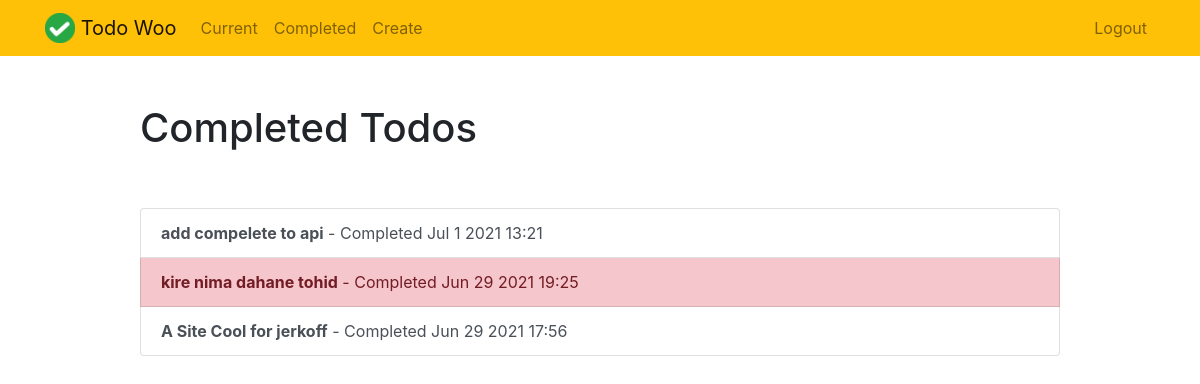
The app's page /completed/ (signed in) with its own data.
### todo/models.py (models this page shows, shortened)
class Todo(models.Model):
    title=models.CharField(max_length=100)
    memo=models.TextField(blank=True)
    created=models.DateTimeField(auto_now_add=True)
    datecompleted=models.DateTimeField(null=True,blank=True)
    important=models.BooleanField(default=False)
    user=models.ForeignKey(User,on_delete=models.CASCADE)

### todo/views.py (the view)
# urls.py: path('completed/', views.completedtodos, name='completedtodos'),
@login_required
def completedtodos(request):
    todos = Todo.objects.filter(user=request.user, datecompleted__isnull=False).order_by('-datecompleted')
    return render(request, 'todo/completedtodos.html', {'todos':todos})

### todo/templates/todo/completedtodos.html
{% extends "todo/base.html" %}
{% block content %}
    <div class="row justify-content-center mt-5">
        <div class="col-md-10">
            <h1>Completed Todos</h1>
        </div>
    </div>
    <div class="row justify-content-center mt-5">
        <div class="col-md-10">
            <div class="list-group">
                {% for todo in todos %}
                    <a href="{% url 'viewtodo' todo.id %}" class="list-group-item list-group-item-action{% if todo.important %} list-group-item-danger{% endif %}"><b>{{ todo.title }}</b> - Completed {{ todo.datecompleted|date:'M j Y H:i' }}</a>
                {% endfor %}
            </div>
        </div>
    </div>
{% endblock %}

### records on screen
Todo: title "add compelete to api", datecompleted "Jul 1 2021 13:21"
Todo: title "kire nima dahane tohid", datecompleted "Jun 29 2021 19:25"
Todo: title "A Site Cool for jerkoff", datecompleted "Jun 29 2021 17:56"
